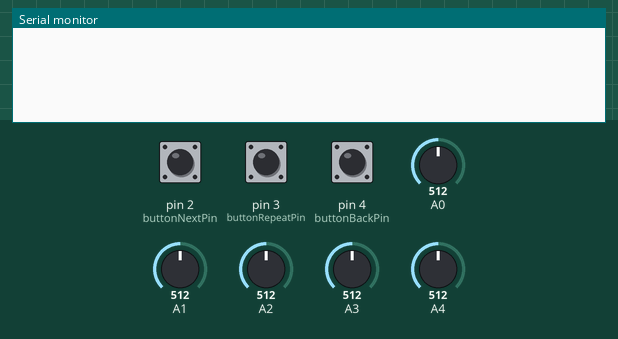
The sketch below on a simulated Arduino Uno, built with avr-gcc and run on an emulated ATmega328P. On the bench: the last lines printed to the serial monitor. The test bench sets the inputs (shaded band); at power-on: A0 = 512, pin 2 (buttonNextPin) LOW, pin 3 (buttonRepeatPin) LOW, pin 4 (buttonBackPin) LOW, A1 = 512, A2 = 512, A3 = 512, A4 = 512.

Above: at 1.2 s.
1.3 s: A0 set to 490
At 2.5 s:
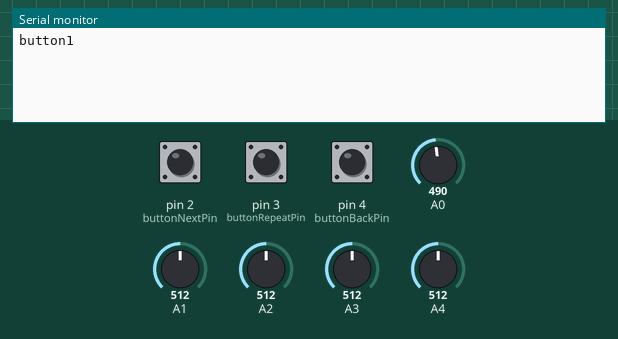
2.8 s: pin 2 (buttonNextPin) pulled HIGH for 0.15 s
At 3.8 s:
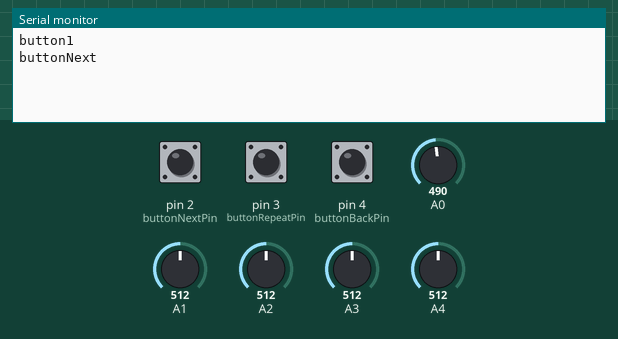
4.4 s: pin 3 (buttonRepeatPin) pulled HIGH for 0.15 s
At 5.2 s:
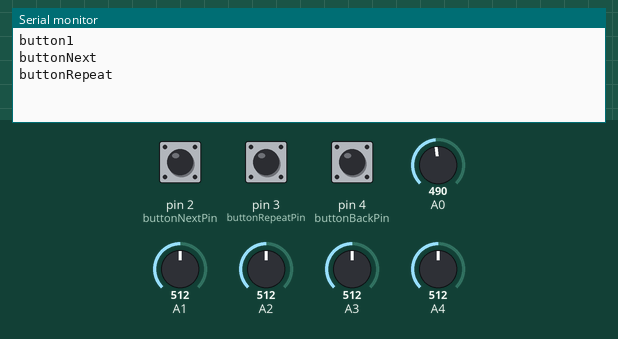
6.0 s: pin 4 (buttonBackPin) pulled HIGH for 0.15 s
At 6.5 s:
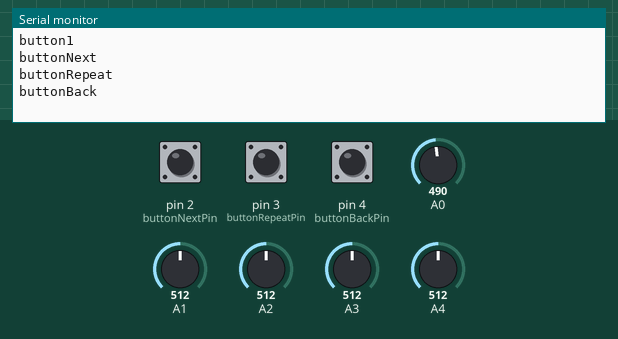
7.6 s: A1 set to 490
At 8.6 s:
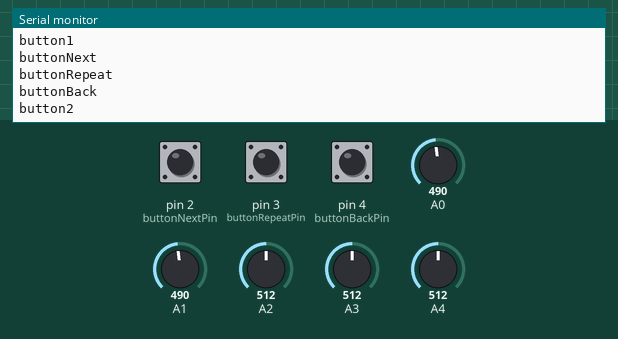
9.1 s: A2 set to 490
At 9.7 s:
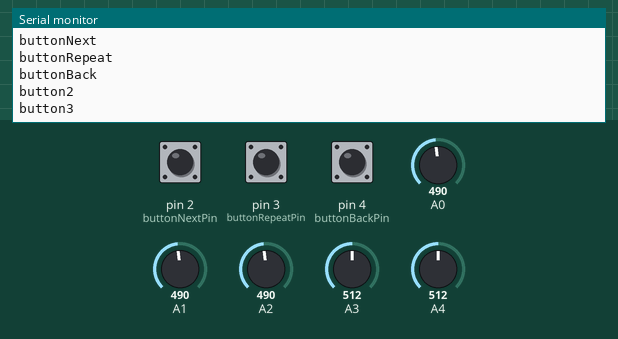

Measured:
- after the input at 1.3 s, the serial monitor: prints a new line at once (image 1)
- after the input at 2.8 s, the serial monitor: prints a new line at once (image 2)
- after the input at 4.4 s, the serial monitor: prints a new line at once (image 3)
- after the input at 6.0 s, the serial monitor: prints a new line at once (image 4)
- after the input at 7.6 s, the serial monitor: prints a new line at once (image 5)
- after the input at 9.1 s, the serial monitor: prints a new line at once (image 6)

The sketch:

Arduino_fotosensor_alleKnoppen.ino
```cpp
const int numberOfButtons = 5; //set total number of buttons (offset is + 14)
const int buttonNextPin = 2;
const int buttonRepeatPin = 3;
const int buttonBackPin = 4;
int buttonNextState = 0;
int oldButtonNextState=0;
int buttonRepeatState = 0;
int oldButtonRepeatState=0;
int buttonBackState = 0;
int oldButtonBackState=0;

struct buttonRecordType {
   int buttonState = 0;
   int buttonStateRebounce = 0;
   bool buttenPressed = false;
} buttonRecord[numberOfButtons];

void setup() {
  int i = 0;
  for(i=0; i<numberOfButtons; i++) {
      pinMode(i+14, INPUT);
  }
  Serial.begin(9600);
  pinMode(buttonNextPin, INPUT);
  pinMode(buttonRepeatPin, INPUT);
  pinMode(buttonBackPin, INPUT);
}

void HandleButtonAction(int buttonId)
{
  float voltage;
  voltage = analogRead(buttonId+14);//buttonId);
  //Serial.println(voltage);

  if (voltage < 500) {
    //Button Detection
    buttonRecord[buttonId].buttonState = buttonRecord[buttonId].buttonState + 1;

     if (buttonRecord[buttonId].buttonState == 1 && buttonRecord[buttonId].buttenPressed == false)
     {
        Serial.print("button");
        Serial.println(buttonId+1);
        buttonRecord[buttonId].buttenPressed = true;
     }

     if (buttonRecord[buttonId].buttonState > 65000)
     {
        buttonRecord[buttonId].buttonState = 2;
     }
  }
  else {
    //No Button Detection
     buttonRecord[buttonId].buttonState = 0;
  }

 if (buttonRecord[buttonId].buttenPressed)
 {
     buttonRecord[buttonId].buttonStateRebounce = buttonRecord[buttonId].buttonStateRebounce + 1;
 }

 if (buttonRecord[buttonId].buttonStateRebounce > 200)
 {
    buttonRecord[buttonId].buttenPressed = false;
    buttonRecord[buttonId].buttonStateRebounce = 0;
 }
}

void loop() {
  int i = 0;
  for(i=0; i<numberOfButtons; i++) {
      HandleButtonAction(i);
  }
  buttonNextState = digitalRead(buttonNextPin);
  buttonRepeatState = digitalRead(buttonRepeatPin);
  buttonBackState = digitalRead(buttonBackPin);
      if (buttonNextState!=oldButtonNextState) {
        if (buttonNextState == HIGH) {
              Serial.println("buttonNext");
        }
      oldButtonNextState=buttonNextState;
      }

      if (buttonRepeatState!=oldButtonRepeatState) {
        if (buttonRepeatState == HIGH) {
              Serial.println("buttonRepeat");
        }
      oldButtonRepeatState=buttonRepeatState;
      }

      if (buttonBackState!=oldButtonBackState) {
        if (buttonBackState == HIGH) {
              Serial.println("buttonBack");
        }
      oldButtonBackState=buttonBackState;
      }
  delay(10);
}
```
